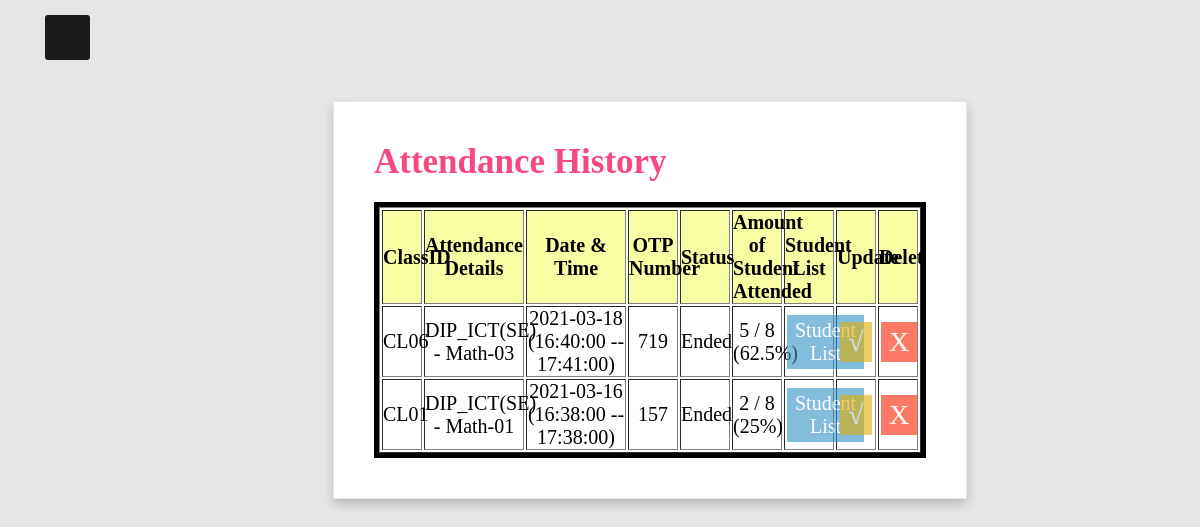
/lecturer/attendance/attendance_home.php (signed in), run on the app's committed database.
### tables this page shows
CREATE TABLE IF NOT EXISTS `attendance` (
  `AttendanceID` int NOT NULL AUTO_INCREMENT,
  `ClassID` varchar(255) NOT NULL,
  `Date` date NOT NULL,
  `Start_Time` time NOT NULL,
  `End_Time` time NOT NULL,
  `OTP_Number` int NOT NULL,
  `Status` varchar(255) NOT NULL,
  `Created_At` datetime NOT NULL DEFAULT CURRENT_TIMESTAMP,
  PRIMARY KEY (`AttendanceID`)
);

CREATE TABLE IF NOT EXISTS `class` (
  `ClassID` varchar(100) NOT NULL,
  `CourseID` varchar(255) NOT NULL,
  `ModuleID` varchar(255) NOT NULL,
  `LecturerID` varchar(255) NOT NULL,
  PRIMARY KEY (`ClassID`)
);

### lecturer/attendance/attendance_home.php (the view, shortened to what this page needs)
<!DOCTYPE html>
<html>
	<head>
		<link rel = "stylesheet" href ="../lecturer.css">
	</head>
	<body>
		<div class ="btn">
			<span class ="fas fa-bars"></span>
		</div>
			<div class="box">
				<h2>Attendance History</h2>
			<div class = "scroll-table" style="height:auto;">
				<table border = 1 style = 'table-layout:fixed; text-align: center; max-width: 400px; width:1200px; font-size: 20px'>
					<tr bgcolor = 'f8fca2'>
						<th width="40px">ClassID</th>
						<th width="100px">Attendance Details</th>
						<th width="100px">Date & Time</th>
						<th width="50px">OTP Number</th>
						<th width="50px">Status</th>
						<th width="50px">Amount of Student Attended</th>
						<th width="50px">Student List</th>
						<th width="40px">Update</th>
						<th width="40px">Delete</th>
					</tr>
					<?php
					$sql = "Select * from attendance inner join class on attendance.ClassID = class.ClassID WHERE class.LecturerID = '".$_SESSION["LecturerID"]."' ORDER BY AttendanceID DESC";
					$result = $conn ->query($sql);
					if (!empty($result) && $result->num_rows > 0) {
						for ($i = 0; $i < mysqli_num_rows($result); $i++){
							$row  = mysqli_fetch_assoc($result);
							$sql2 = 'Select Count(Attend_Status) as Present_Amount from attendance_detail WHERE AttendanceID = "'.$row['AttendanceID'].'"
									AND (attendance_detail.Attend_Status = "Present" OR attendance_detail.Attend_Status = "Late" OR attendance_detail.Attend_Status = "Absent With Reason")';
							$result2 = $conn ->query($sql2);
							$row2  = mysqli_fetch_assoc($result2);
							$Present_Amount = $row2['Present_Amount'];
							$sql3 = 'Select Count(Attend_Status) as Total_Amount from attendance_detail WHERE AttendanceID = "'.$row['AttendanceID'].'"';
							$result3 = $conn ->query($sql3);
							$row3  = mysqli_fetch_assoc($result3);
							$Total_Amount = $row3['Total_Amount'];
							$Percentage = round((($Present_Amount / $Total_Amount) * 100), 1);
							echo '<tr>';
							echo '<td id="ClassID" >'.$row['ClassID'].'</td>';
							echo '<td>'.$row['CourseID'].' - '.$row['ModuleID'].'</td>';
							echo '<td>'.$row['Date'].' ('.$row['Start_Time'].' -- '.$row['End_Time'].')</td>';
							echo '<td>'.$row['OTP_Number'].'</td>';
							echo '<td>'.$row['Status'].'</td>';
							echo '<td>'.$Present_Amount.' / '.$Total_Amount.' ('.$Percentage.'%)</td>';
							echo '<td><a href = "student_list.php?AttendanceID='.$row['AttendanceID'].'"><button class = "studentlist_button">Student List</button></a></td>';
							echo '<td style="width: 50px;"><a href = "edit_attendance.php?AttendanceID='.$row['AttendanceID'].'"><button class = "editbutton">√</button></a></td>';
							echo '<td style="width: 50px;"><a href = "delete_attendance.php?AttendanceID='.$row['AttendanceID'].'"><button class = "deletebutton">X</button></a></td>';
							echo '</tr>';
						}
					}
					?>
				</table>
				</div>
	</body>
</html>

### lecturer/lecturer.css (style rules this page uses)
* { margin: 0; padding: 0; user-select: none; box-sizing: border-box; font-family: 'Poppins', 'sans serif'; }
body { margin: 0; padding: 0; font-family: sans-serif; background-color: #e6e6e6; background-repeat: no-repeat; background-size: cover; }
.btn { position: absolute; z-index: 3; top: 15px; left: 45px; height: 45px; width: 45px; text-align: center; background: #1b1b1b; border-radius: 3px; cursor: pointer; transition: left 0.4s ease; }
.btn span { color: white; font-size: 30px; line-height: 45px; }
.box { position: absolute; z-index: 2; left: 50%; transform: translate(-50%,-50%); width: auto; height: auto; max-height:675px; background: #fff; padding: 40px; margin: 50px; box-sizing: border-box; border: 1px solid rgba(0,0,0,.1); box-shadow: 0 5px 10px rgba(0,0,0,.2); margin-top: 25%; }
.box h2 { margin: 0 0 20px; padding: 0; color: #f7497d; text-transform: capitalize; font-size: 35px; }
.scroll-table { overflow-y: auto; height:auto; max-height:400px; width: 100%; border-color: black; border-style: solid ; border: 5px solid black; }
.studentlist_button { background-color: #3091c9; border: none; color: white; padding: 4px 8px; text-align: center; font-size: 20px; margin: 3px 2px; opacity: 0.6; transition: 0.3s; display: inline-block; text-decoration: none; cursor: pointer; }
.editbutton { background-color: #E1AD01; border: none; color: white; padding: 4px 8px; text-align: center; font-size: 28px; margin: 3px 2px; opacity: 0.6; transition: 0.3s; display: inline-block; text-decoration: none; cursor: pointer; }
.deletebutton { background-color: #ff2200; border: none; color: white; padding: 4px 8px; text-align: center; font-size: 28px; margin: 3px 2px; opacity: 0.6; transition: 0.3s; display: inline-block; text-decoration: none; cursor: pointer; }

### data on the page
attendance: ClassID.ClassID "CL06", ClassID.CourseID "DIP_ICT(SE)", ClassID.ModuleID "Math-03", Date "2021-03-18", Start_Time "16:40:00", End_Time "17:41:00", OTP_Number "719", Status "Ended", Present_Amount "5", Total_Amount "8", Percentage "62.5"
attendance: ClassID.ClassID "CL01", ClassID.CourseID "DIP_ICT(SE)", ClassID.ModuleID "Math-01", Date "2021-03-16", Start_Time "16:38:00", End_Time "17:38:00", OTP_Number "157", Status "Ended", Present_Amount "2", Total_Amount "8", Percentage "25"
